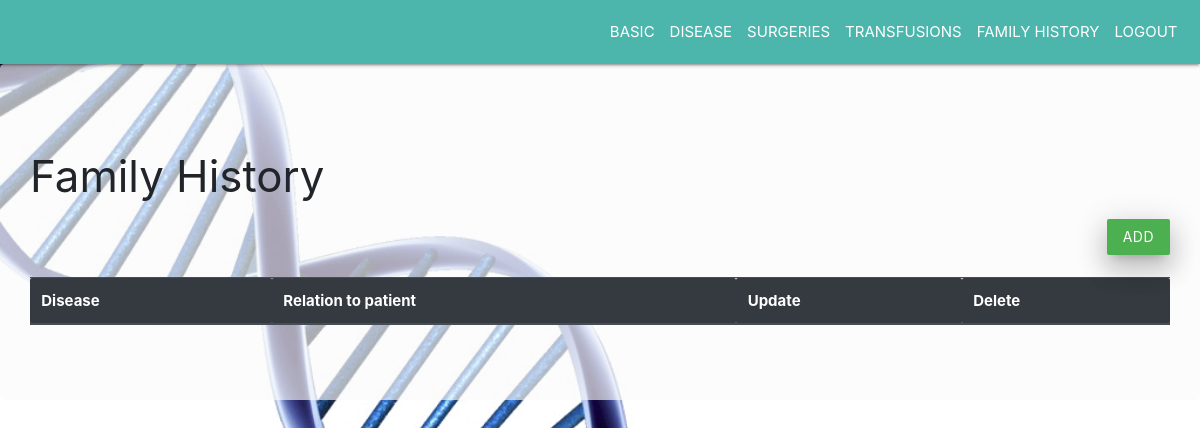
The app's page /patient/familyhistory/2408256975, older data.
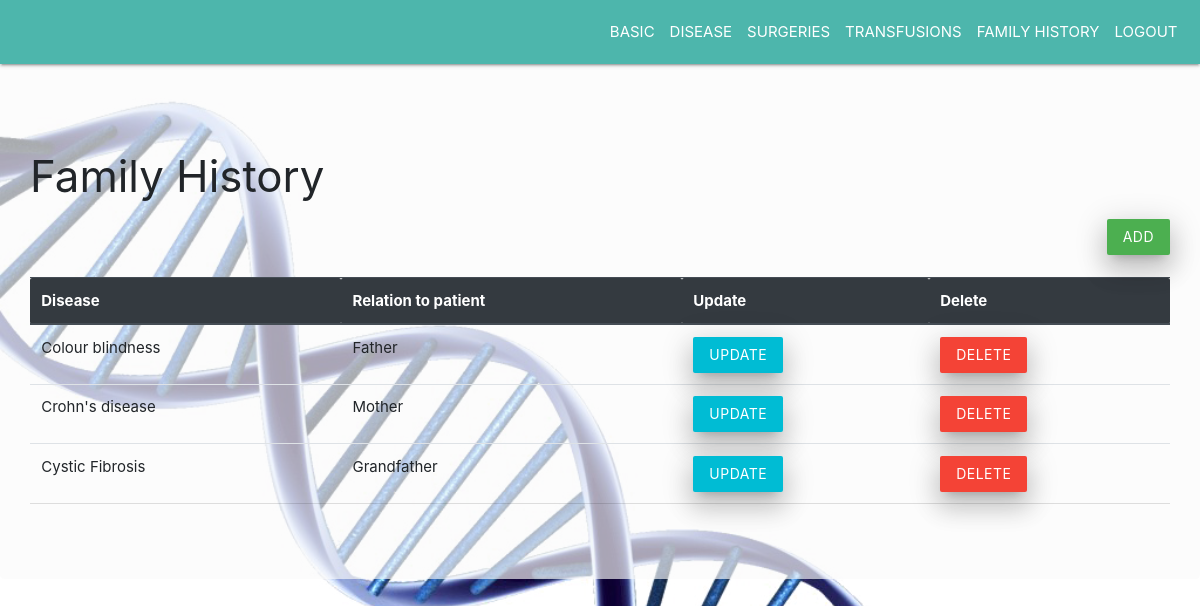
The same page, newer data.
### tables this page shows
CREATE TABLE history
            (f_id integer primary key autoincrement,p_id number,disease text,relation text,constraint fk8 foreign key(p_id) references patient(p_id) on delete cascade);

### app1.py (the view)
@app.route('/patient/familyhistory/<pid>')
def patientfamilyhistory(pid):
    con=sql.connect('database.db')
    cur=con.cursor()
    p_id=pid
    res=cur.execute("select * from history where p_id=(?)",(p_id,))
    return render_template('patienthistory.html',res=res,p_id=p_id)

### templates/patienthistory.html (shortened to what this page needs)
<!DOCTYPE html>
    <head>
        <link rel="stylesheet" href="https://stackpath.bootstrapcdn.com/bootstrap/4.3.1/css/bootstrap.min.css">
        <link rel="stylesheet" href="https://cdnjs.cloudflare.com/ajax/libs/materialize/1.0.0/css/materialize.min.css">
    </head>
    <body>
        <nav class="navbar navbar-expand-sm teal lighten-2 justify-content-end">
                <ul class="navbar-nav">
                    <li class="nav-item">
                    <a class="nav-link" href="{{ url_for('patientbasic',pid=p_id) }}">BASIC</a>
                    </li>
                    <li class="nav-item">
                    <a class="nav-link" href="{{ url_for('patientdiseases',pid=p_id) }}">DISEASE</a>
                    </li>
                    <li class="nav-item">
                    <a class="nav-link" href="{{ url_for('patientsurgeries',pid=p_id) }}">SURGERIES</a>
                    </li>
                    <li class="nav-item">
                    <a class="nav-link" href="{{ url_for('patienttransfusions',pid=p_id) }}">TRANSFUSIONS</a>
                    </li>
                    <li class="nav-item">
                    <a class="nav-link" href="{{ url_for('patientfamilyhistory',pid=p_id) }}">FAMILY HISTORY</a>
                    </li>
                    <li class="nav-item">
                    <a class="nav-link" href="/">LOGOUT</a>
                    </li>
            </ul>
        </nav>
        <div class="jumbotron" style="background:rgba(250, 250, 250, 0.658) ;">
            <h3>Family History</h3>
            <div class="d-flex justify-content-end"><a href="{{ url_for('addhistory',pid=p_id)}}" class="waves-effect waves-light green btn z-depth-4">ADD</a></div><br/>
            <table class="table">
                    <thead class="thead-dark">
                      <tr>
                        <th>Disease</th>
                        <th>Relation to patient</th>
                        <th>Update</th>
                        <th>Delete</th>
                      </tr>
                    </thead>
                    <tbody>
                        {% for row in res %}
                      <tr>
                        <td>{{ row[2] }}</td>
                        <td>{{ row[3] }}</td>
                        <td><a href="{{ url_for('updatehistory',pid=p_id,fid=row[0]) }}" class="waves-effect  cyan swaves-light btn z-depth-4">Update</a></td>
                        <td><a href="{{ url_for('deletehistory',pid=p_id,fid=row[0]) }}" class="waves-effect waves-light red btn z-depth-4">Delete</a></td>
                      </tr>
                      {% endfor %}
                    </tbody>
                  </table>
        </div>
    </body>
</html>

Row changes from the older to the newer data that the page shows:
now on this page (row edited): history: disease "Colour blindness", relation "Father"
added history: disease "Crohn's disease", relation "Mother"
added history: disease "Cystic Fibrosis", relation "Grandfather"
